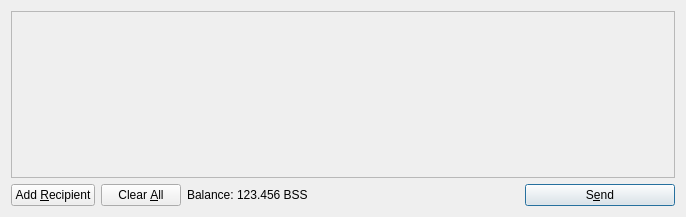
<?xml version="1.0" encoding="UTF-8"?>
<ui version="4.0">
 <class>SendCoinsDialog</class>
 <widget class="QDialog" name="SendCoinsDialog">
  <property name="geometry">
   <rect>
    <x>0</x>
    <y>0</y>
    <width>686</width>
    <height>217</height>
   </rect>
  </property>
  <property name="windowTitle">
   <string>Send Coins</string>
  </property>
  <layout class="QVBoxLayout" name="verticalLayout">
   <item>
    <widget class="QScrollArea" name="scrollArea">
     <property name="widgetResizable">
      <bool>true</bool>
     </property>
     <widget class="QWidget" name="scrollAreaWidgetContents">
      <property name="geometry">
       <rect>
        <x>0</x>
        <y>0</y>
        <width>666</width>
        <height>165</height>
       </rect>
      </property>
      <layout class="QVBoxLayout" name="verticalLayout_2">
       <property name="margin">
        <number>0</number>
       </property>
       <item>
        <layout class="QVBoxLayout" name="entries">
         <property name="spacing">
          <number>6</number>
         </property>
        </layout>
       </item>
       <item>
        <spacer name="verticalSpacer">
         <property name="orientation">
          <enum>Qt::Vertical</enum>
         </property>
         <property name="sizeHint" stdset="0">
          <size>
           <width>20</width>
           <height>40</height>
          </size>
         </property>
        </spacer>
       </item>
      </layout>
     </widget>
    </widget>
   </item>
   <item>
    <layout class="QHBoxLayout" name="horizontalLayout">
     <item>
      <widget class="QPushButton" name="addButton">
       <property name="toolTip">
        <string>Send to multiple recipients at once</string>
       </property>
       <property name="text">
        <string>Add &amp;Recipient</string>
       </property>
       <property name="icon">
        <iconset resource="../bitcoin.qrc">
         <normaloff>:/icons/add</normaloff>:/icons/add</iconset>
       </property>
       <property name="autoDefault">
        <bool>false</bool>
       </property>
      </widget>
     </item>
     <item>
      <widget class="QPushButton" name="clearButton">
       <property name="sizePolicy">
        <sizepolicy hsizetype="Minimum" vsizetype="Fixed">
         <horstretch>0</horstretch>
         <verstretch>0</verstretch>
        </sizepolicy>
       </property>
       <property name="toolTip">
        <string>Remove all transaction fields</string>
       </property>
       <property name="text">
        <string>Clear &amp;All</string>
       </property>
       <property name="icon">
        <iconset resource="../bitcoin.qrc">
         <normaloff>:/icons/remove</normaloff>:/icons/remove</iconset>
       </property>
       <property name="autoRepeatDelay">
        <number>300</number>
       </property>
       <property name="autoDefault">
        <bool>false</bool>
       </property>
      </widget>
     </item>
     <item>
      <layout class="QHBoxLayout" name="horizontalLayout_2">
       <property name="spacing">
        <number>3</number>
       </property>
       <item>
        <widget class="QLabel" name="label">
         <property name="text">
          <string>Balance:</string>
         </property>
        </widget>
       </item>
       <item>
        <widget class="QLabel" name="labelBalance">
         <property name="cursor">
          <cursorShape>IBeamCursor</cursorShape>
         </property>
         <property name="text">
          <string>123.456 BSS</string>
         </property>
         <property name="textInteractionFlags">
          <set>Qt::LinksAccessibleByMouse|Qt::TextSelectableByKeyboard|Qt::TextSelectableByMouse</set>
         </property>
        </widget>
       </item>
      </layout>
     </item>
     <item>
      <spacer name="horizontalSpacer">
       <property name="orientation">
        <enum>Qt::Horizontal</enum>
       </property>
       <property name="sizeHint" stdset="0">
        <size>
         <width>40</width>
         <height>20</height>
        </size>
       </property>
      </spacer>
     </item>
     <item>
      <widget class="QPushButton" name="sendButton">
       <property name="minimumSize">
        <size>
         <width>150</width>
         <height>0</height>
        </size>
       </property>
       <property name="toolTip">
        <string>Confirm the send action</string>
       </property>
       <property name="text">
        <string>S&amp;end</string>
       </property>
       <property name="icon">
        <iconset resource="../bitcoin.qrc">
         <normaloff>:/icons/send</normaloff>:/icons/send</iconset>
       </property>
       <property name="default">
        <bool>true</bool>
       </property>
      </widget>
     </item>
    </layout>
   </item>
  </layout>
 </widget>
 <resources>
  <include location="../bitcoin.qrc"/>
 </resources>
 <connections/>
</ui>
